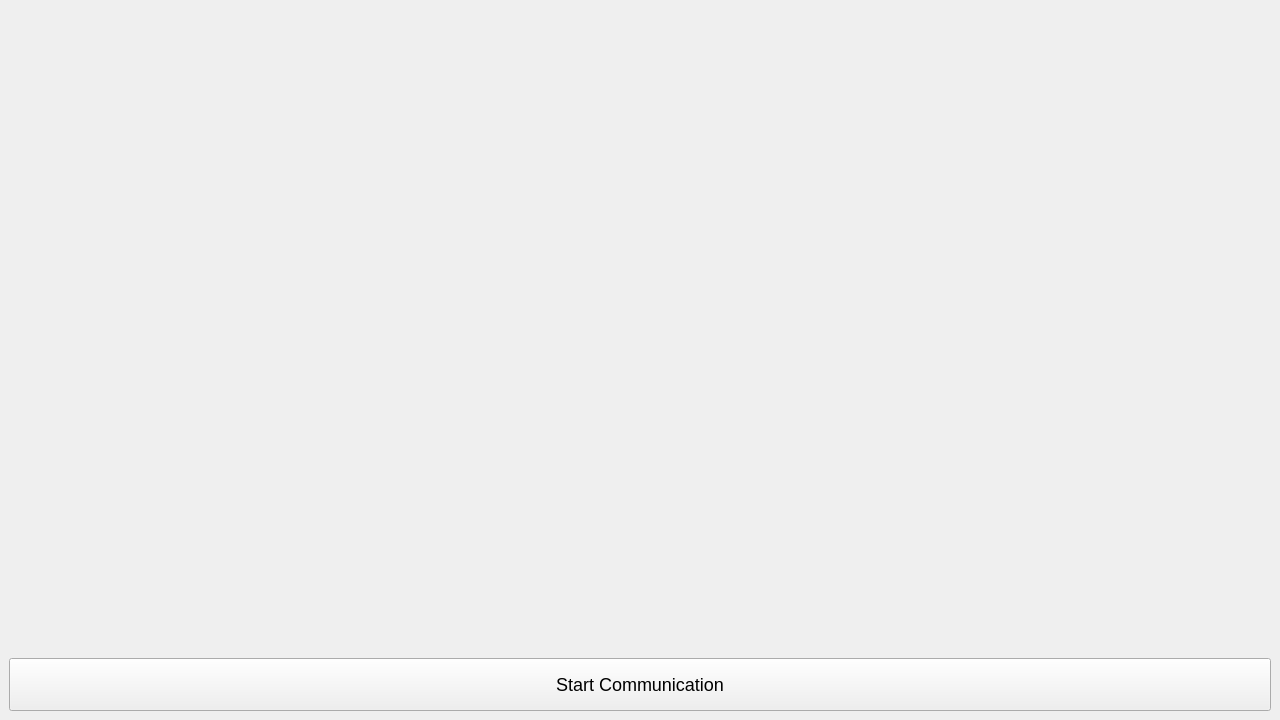
<?xml version="1.0" encoding="UTF-8"?>
<ui version="4.0">
 <class>MainWindow</class>
 <widget class="QMainWindow" name="MainWindow">
  <property name="geometry">
   <rect>
    <x>0</x>
    <y>0</y>
    <width>1280</width>
    <height>720</height>
   </rect>
  </property>
  <widget class="QWidget" name="centralwidget">
   <layout class="QVBoxLayout" name="verticalLayout">
    <item>
     <widget class="QLabel" name="videoLabel">
      <property name="minimumSize">
       <size>
        <width>640</width>
        <height>480</height>
       </size>
      </property>
     </widget>
    </item>
    <item>
     <widget class="QLabel" name="subtitleLabel">
      <property name="font">
       <font>
        <pointsize>24</pointsize>
        <weight>75</weight>
        <bold>true</bold>
       </font>
      </property>
      <property name="styleSheet">
       <string notr="true">color: #2ecc71;</string>
      </property>
      <property name="alignment">
       <set>Qt::AlignCenter</set>
      </property>
     </widget>
    </item>
    <item>
     <widget class="QPushButton" name="startButton">
      <property name="text">
       <string>Start Communication</string>
      </property>
      <property name="styleSheet">
       <string notr="true">padding: 15px; font-size: 18px;</string>
      </property>
     </widget>
    </item>
   </layout>
  </widget>
 </widget>
 <resources/>
 <connections/>
</ui>
